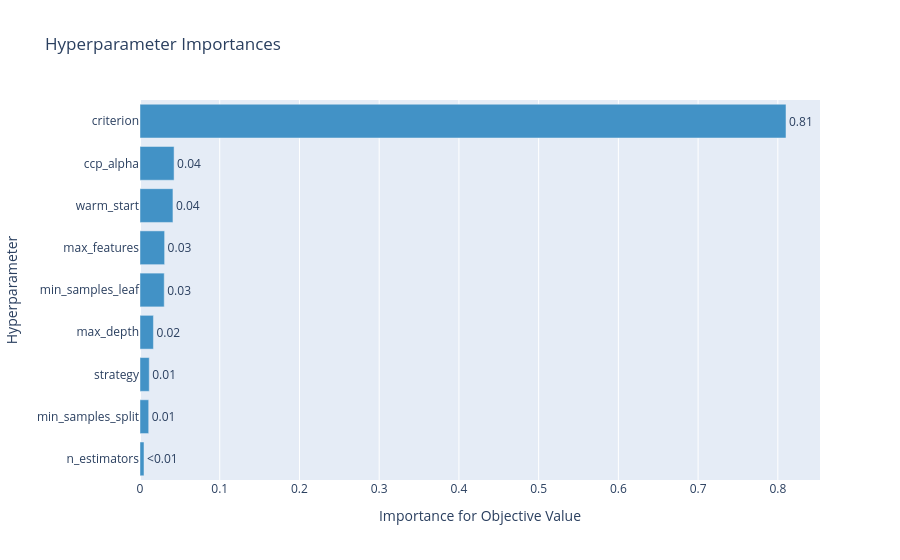

The notebook cell saved with this chart:
### Code cell
from optuna.visualization import plot_param_importances

try:
    plot_param_importances(**{
        'study': _study
    })
except ImportError:
    print('plotly is not installed; skipping Optuna parameter importance plot')

### Figure 1 — Plotly figure (JSON) as saved in the notebook; plotly's stock layout.template omitted (floating-point values rounded to 4 significant figures)
{"data": [{"cliponaxis": false, "hovertemplate": ["n_estimators (IntDistribution): 0.005030147608339996<extra></extra>", "min_samples_split (IntDistribution): 0.010893294160045969<extra></extra>", "strategy (CategoricalDistribution): 0.011605507899724806<extra></extra>", "max_depth (IntDistribution): 0.01685809799516946<extra></extra>", "min_samples_leaf (IntDistribution): 0.030405893302416703<extra></extra>", "max_features (CategoricalDistribution): 0.030874653420156665<extra></extra>", "warm_start (CategoricalDistribution): 0.04133229152527248<extra></extra>", "ccp_alpha (FloatDistribution): 0.04274710539503999<extra></extra>", "criterion (CategoricalDistribution): 0.8102530086938339<extra></extra>"], "marker": {"color": "rgb(66,146,198)"}, "orientation": "h", "text": ["<0.01", "0.01", "0.01", "0.02", "0.03", "0.03", "0.04", "0.04", "0.81"], "textposition": "outside", "type": "bar", "x": [0.00503, 0.01089, 0.01161, 0.01686, 0.03041, 0.03087, 0.04133, 0.04275, 0.8103], "y": ["n_estimators", "min_samples_split", "strategy", "max_depth", "min_samples_leaf", "max_features", "warm_start", "ccp_alpha", "criterion"]}], "layout": {"autosize": true, "showlegend": false, "title": {"text": "Hyperparameter Importances"}, "xaxis": {"autorange": true, "range": [0, 0.8529], "title": {"text": "Importance for Objective Value"}, "type": "linear"}, "yaxis": {"autorange": true, "range": [-0.5, 8.5], "title": {"text": "Hyperparameter"}, "type": "category"}}}
